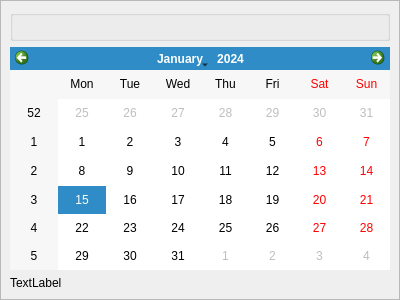
<?xml version="1.0" encoding="UTF-8"?>
<ui version="4.0">
 <class>Form</class>
 <widget class="QWidget" name="Form">
  <property name="geometry">
   <rect>
    <x>0</x>
    <y>0</y>
    <width>400</width>
    <height>300</height>
   </rect>
  </property>
  <property name="windowTitle">
   <string>Form</string>
  </property>
  <layout class="QGridLayout" name="gridLayout">
   <property name="leftMargin">
    <number>0</number>
   </property>
   <property name="topMargin">
    <number>0</number>
   </property>
   <property name="rightMargin">
    <number>0</number>
   </property>
   <property name="bottomMargin">
    <number>0</number>
   </property>
   <property name="spacing">
    <number>0</number>
   </property>
   <item row="0" column="0">
    <widget class="QScrollArea" name="scrollArea">
     <property name="widgetResizable">
      <bool>true</bool>
     </property>
     <widget class="QWidget" name="scrollAreaWidgetContents">
      <property name="geometry">
       <rect>
        <x>-37</x>
        <y>-27</y>
        <width>414</width>
        <height>304</height>
       </rect>
      </property>
      <layout class="QVBoxLayout" name="verticalLayout">
       <item>
        <widget class="QGroupBox" name="groupBox">
         <property name="title">
          <string/>
         </property>
        </widget>
       </item>
       <item>
        <widget class="QCalendarWidget" name="calendarWidget"/>
       </item>
       <item>
        <widget class="QLabel" name="label">
         <property name="text">
          <string>TextLabel</string>
         </property>
        </widget>
       </item>
      </layout>
     </widget>
    </widget>
   </item>
  </layout>
 </widget>
 <resources/>
 <connections/>
</ui>
